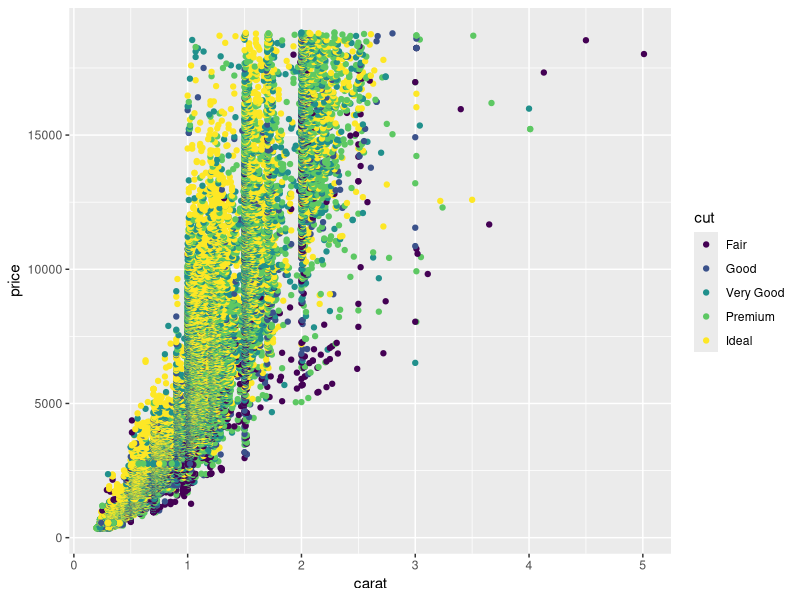
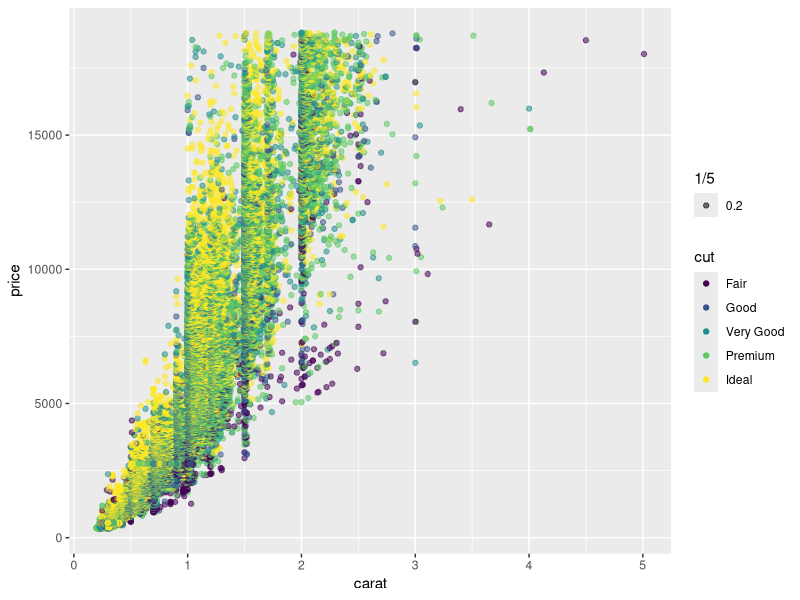
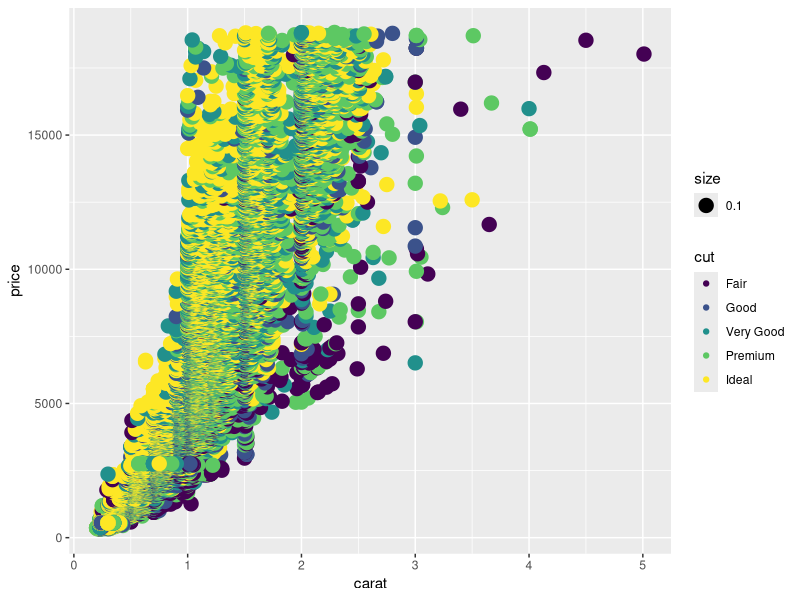
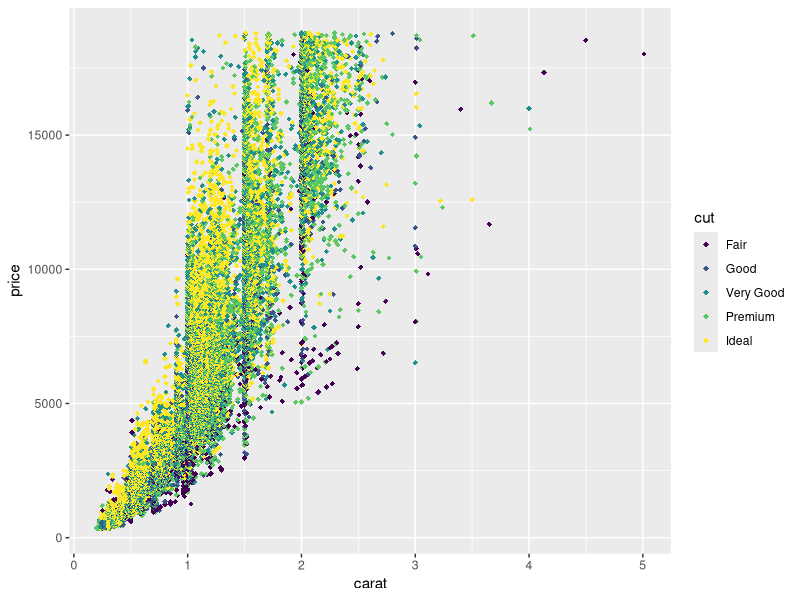
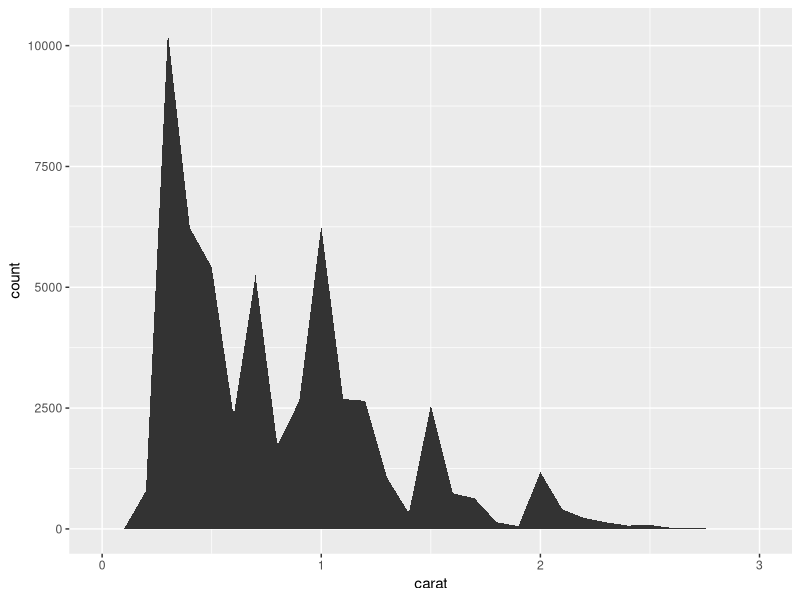
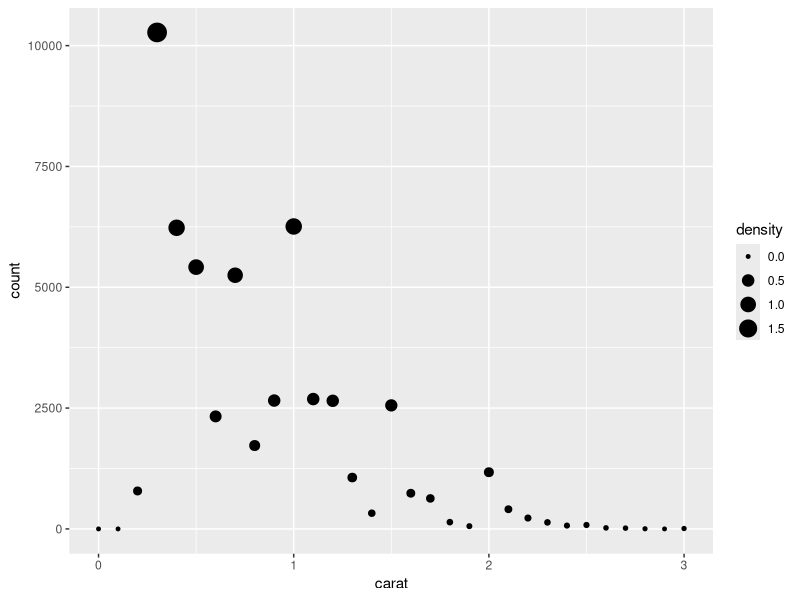
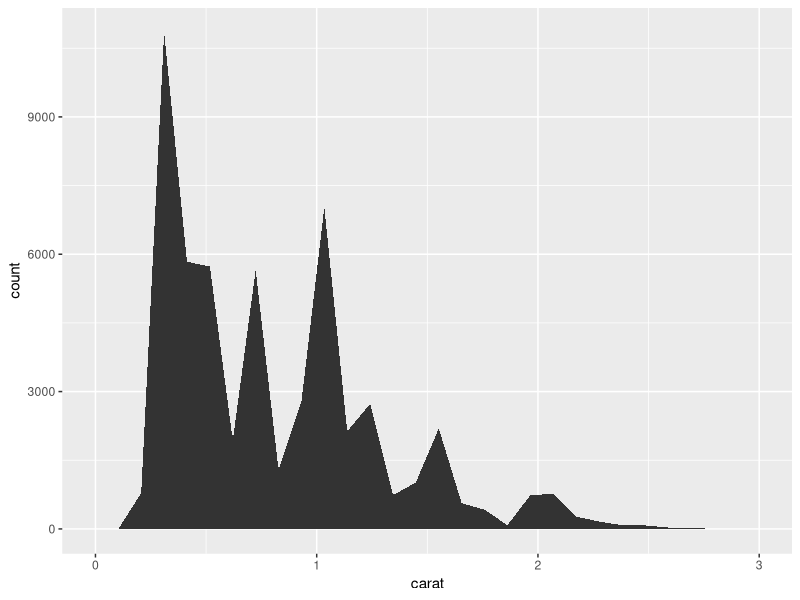
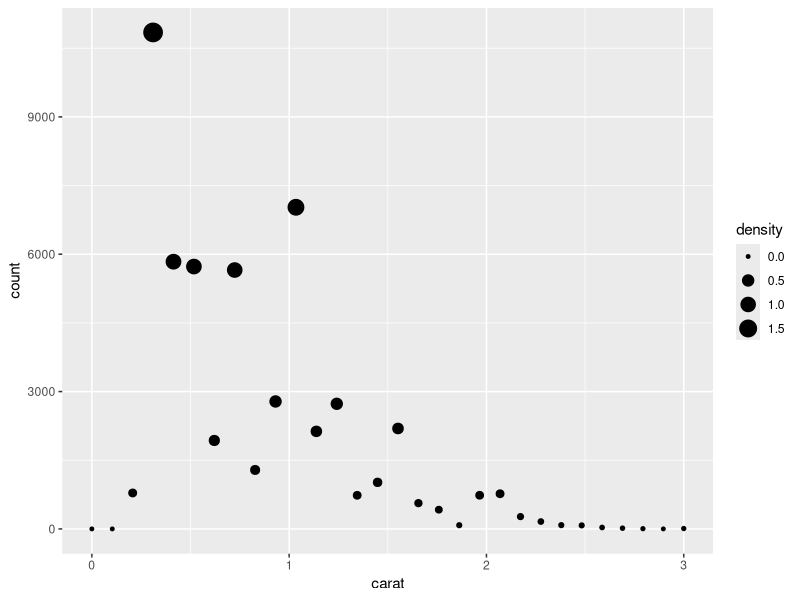

Write R code to recreate these figures, in order.
library(ggplot2)
data("diamonds")
#####Task 1#####
g <- ggplot(data=diamonds,aes(x=carat,y = price,group=cut))
g1 <- g+geom_point(stat = "identity",aes(colour=cut))
g1
g2 <- g+geom_point(stat="identity",aes(colour=cut,alpha=1/5))
g2
g3 <- g+geom_point(stat="identity",aes(colour=cut,size=0.1))
g3
g4 <- g+geom_point(stat="identity",aes(colour=cut),shape=18)
g4
#####Task 2#####
d <- ggplot(diamonds,aes(carat))+xlim(0,3)
d1 <- d+stat_bin(aes(ymax=..count..),binwidth = 0.1,geom = "area")
d1
d2 <- d+stat_bin(aes(size=..density..),binwidth = 0.1,geom = "point",position = "identity")
d2
d3 <- d+geom_area(stat="bin",aes(y=..count..))
d3
d4 <- d+geom_point(stat = "bin",aes(size=..density..))
d4
#####Task 3#####
p <- ggplot(diamonds,aes(x=clarity,y=carat))+geom_boxplot(aes(color=cut))
p
sm <- p+geom_smooth(aes(group=cut),method = "lm")
sm
p3_1 <- sm+facet_wrap(.~cut)
p3_1
p3_2 <- sm+facet_wrap(.~color)
p3_2
p3_3 <- sm+facet_wrap(cut~color)
p3_3
p4 <- sm+labs(title = "Carats vs clarity box plot")
p4
p5 <- p4+scale_color_brewer()
p5
#####Task 4######
f1_1 <- sm+scale_y_continuous(trans="log10")
f1_1
f1_2 <- f1_1 + ylab("log10 of carat")
f1_2
f2 <- ggplot(diamonds,aes(x=clarity,y=log10(carat)))+geom_boxplot(aes(color=cut))
f2
f3 <- ggplot(diamonds,aes(x=clarity,y=carat))+geom_boxplot(aes(clarity,log10(carat),color=cut))+geom_smooth(aes(clarity,log10(carat),group=cut),method = "lm")
f3
f4 <- p+scale_y_continuous(limits = c(0.3,3))
f4
#####Task 5#####
dia_sample <- diamonds[sample(nrow(diamonds),100,replace = F),]
q <- ggplot(data = dia_sample,aes(x=clarity,y=carat))
q1 <- q+geom_boxplot()+geom_jitter(aes(size=carat,color=price))
q1
q2 <- q+geom_boxplot()+geom_jitter(aes(size=carat,color=price))+scale_color_gradient(limits=c(10000,15000))
q2
q3 <- q+geom_boxplot()+geom_jitter(aes(size=carat,color=price))+scale_color_gradient(limits=c(10000,15000))+scale_size_continuous(limits = c(1.2,2))
q3
#####Task 6#####
s <- ggplot(diamonds,aes(clarity))
s1 <- s+geom_bar(aes(fill=cut),stat = "count", position = "stack")
s1
s2 <- s+geom_bar(aes(fill=cut),stat = "count", position = "fill")
s2
s3 <- s+geom_bar(aes(fill=cut),stat = "count", position = "dodge")
s3
